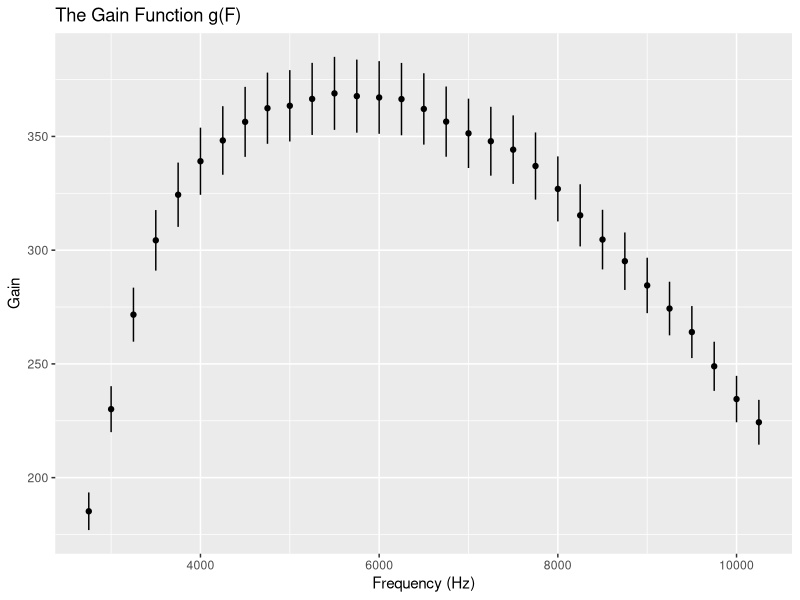

Generate this figure with R:
## ---- chunk 1
knitr::opts_chunk$set(echo = TRUE)
## ---- chunk 2
vin1<-read.csv("V1.CSV")
names(vin1)<-c("x", "y")
vin2<-read.csv("V2.CSV")
names(vin2)<-c("x", "y")
vin3<-read.csv("V3.CSV")
names(vin3)<-c("x", "y")
vin4<-read.csv("V4.CSV")
names(vin4)<-c("x", "y")
vin5<-read.csv("V5.CSV")
names(vin5)<-c("x", "y")
vout1<-read.csv("O1.CSV")
names(vout1)<-c("x", "y")
vout2<-read.csv("O2.CSV")
names(vout2)<-c("x", "y")
vout3<-read.csv("O3.CSV")
names(vout3)<-c("x", "y")
vout4<-read.csv("O4.CSV")
names(vout4)<-c("x", "y")
vout5<-read.csv("O5.CSV")
names(vout5)<-c("x", "y")
## ---- chunk 3
m_in<- (vin1$y+vin2$y+vin3$y+vin4$y+vin5$y)/5
#take average of vouts
m_vout <- data.frame(Frequency = vout1$x, Volts = (vout1$y+vout2$y+vout3$y+vout4$y+vout5$y)/5)
## ---- chunk 4
#compute gain using the average vouts and m_in
gain <- data.frame(Frequency = vout1$x, Gain = (m_vout[2]/m_in))

print(max(gain$Volts))
## ---- chunk 5
rmserrors <- sqrt(data.frame(
  vin1 = sum(((m_in-vin1$y)^2))/399, 
  vin2 = sum(((m_in-vin2$y)^2))/399,
  vin3 = sum(((m_in-vin3$y)^2))/399,
  vin4 = sum(((m_in-vin4$y)^2))/399,
  vin5 = sum(((m_in-vin5$y)^2))/399,
  vout1 = sum((m_vout$Volts-vout1$y)^2)/399,
  vout2 = sum((m_vout$Volts-vout2$y)^2)/399,
  vout3 = sum((m_vout$Volts-vout3$y)^2)/399,
  vout4 = sum((m_vout$Volts-vout4$y)^2)/399,
  vout5 = sum((m_vout$Volts-vout5$y)^2)/399
))
#error in gain, adding in quadrature: 
vinerror <-sqrt(sum(rmserrors[1:5]^2))
vouterror <- sqrt(sum(rmserrors[6:10]^2))
gainerror <- gain[2]*sqrt((vinerror/m_in)^2+(vouterror*(m_vout[2])^-1)^2)

## ---- chunk 6
library(ggplot2)
qplot(unlist(gain$Frequency[11:41]),unlist(gain$Volts[11:41]))+geom_errorbar(aes(x=unlist(gain$Frequency[11:41]), ymin=unlist(gain$Volts[11:41]-gainerror$Volts[11:41]), ymax=unlist(gain$Volts[11:41]+gainerror$Volts[11:41])), width=0.25)+labs(title = "The Gain Function g(F)", x= "Frequency (Hz)", y = "Gain")
